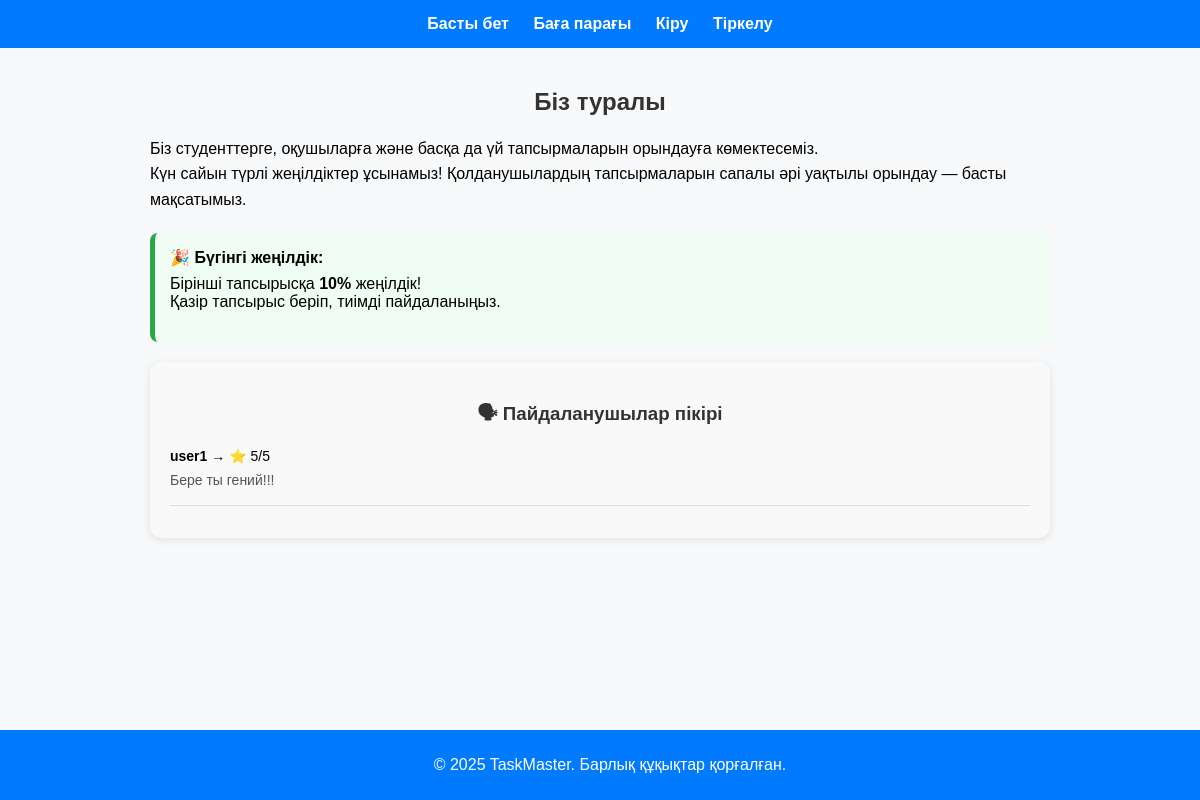
The page / on the database its author committed.
### web/models.py (models this page shows, shortened)
class Feedback(models.Model):
    user = models.ForeignKey(User, on_delete=models.CASCADE)  # Пайдаланушы
    rating = models.IntegerField()  # Баға (1-5)
    comment = models.TextField()  # Пікір мәтіні
    created_at = models.DateTimeField(auto_now_add=True)  # Автоматты түрде уақыты

### web/views.py (the view)
# urls.py: path('', views.home, name='home'),
def home(request):
    feedbacks = Feedback.objects.order_by('-created_at')[:5]
    return render(request, 'web/home.html', {'feedbacks': feedbacks})

### web/templates/web/home.html (shortened to what this page needs)
{% extends 'web/base.html' %}
{% block content %}
<div class="main-container" style="display: flex; justify-content: space-between; gap: 20px; flex-wrap: wrap;">
    <div class="info-section" style="flex: 1 1 60%; min-width: 300px;">
        <h2>Біз туралы</h2>
        <p style="font-size: 16px; line-height: 1.6;">
            Біз студенттерге, оқушыларға және басқа да үй тапсырмаларын орындауға көмектесеміз. <br>
            Күн сайын түрлі жеңілдіктер ұсынамыз! Қолданушылардың тапсырмаларын сапалы әрі уақтылы орындау — басты мақсатымыз.
        </p>
        <div class="discount-box" style="background: #f0fdf4; border-left: 5px solid #28a745; padding: 15px; margin-top: 20px; border-radius: 8px;">
            <strong style="font-size: 16px;">🎉 Бүгінгі жеңілдік:</strong>
            <p style="margin-top: 8px;">Бірінші тапсырысқа <strong>10%</strong> жеңілдік! <br> Қазір тапсырыс беріп, тиімді пайдаланыңыз.</p>
        </div>
    </div>
    <div class="feedback-section" style="flex: 1 1 35%; min-width: 280px; max-height: 420px; overflow-y: auto; background: #f9f9f9; padding: 20px; border-radius: 12px; box-shadow: 0 2px 10px rgba(0,0,0,0.1);">
        <h3 style="text-align: center; margin-bottom: 15px;">🗣 Пайдаланушылар пікірі</h3>
        {% for feedback in feedbacks %}
            <div style="border-bottom: 1px solid #ddd; margin-bottom: 12px; padding-bottom: 10px;">
                <p style="margin: 0;"><strong>{{ feedback.user.username }}</strong> → ⭐ {{ feedback.rating }}/5</p>
                <p style="margin: 4px 0; font-size: 14px; color: #555;">{{ feedback.comment }}</p>
            </div>
        {% empty %}
            <p style="text-align: center; color: #777;">Пікірлер әлі жоқ.</p>
        {% endfor %}
    </div>
</div>
{% endblock %}

### static/web/style.css (style rules this page uses)
body { font-family: Arial, sans-serif; background-color: #f8f9fa; margin: 0; padding: 0; }
h2 { text-align: center; color: #333; }
.feedback-section { background: #fefefe; padding: 15px; border-radius: 10px; box-shadow: 0 0 10px rgba(0,0,0,0.05); }
.feedback-section h3 { text-align: center; color: #333; }
.feedback-section p { font-size: 14px; line-height: 1.4; }

### rows shown on the page
Feedback: user.username "user1", rating "5", comment "Бере ты гений!!!"
